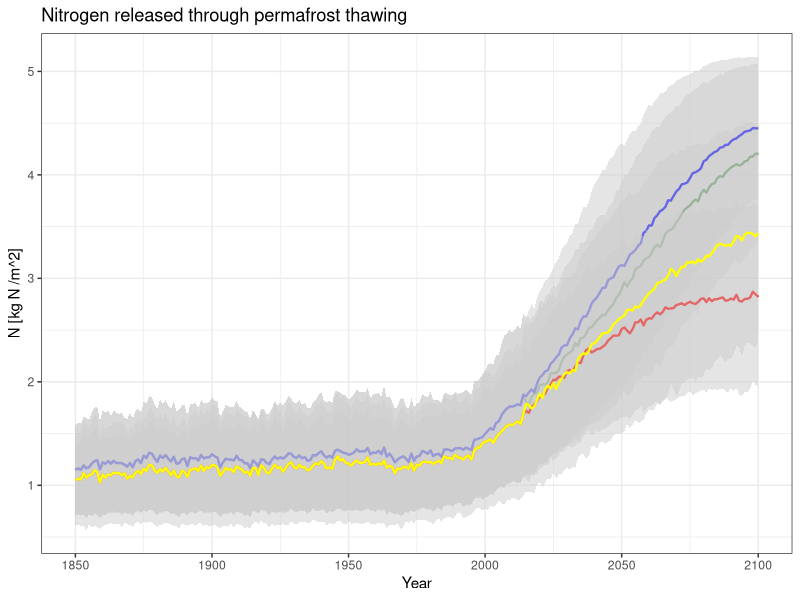
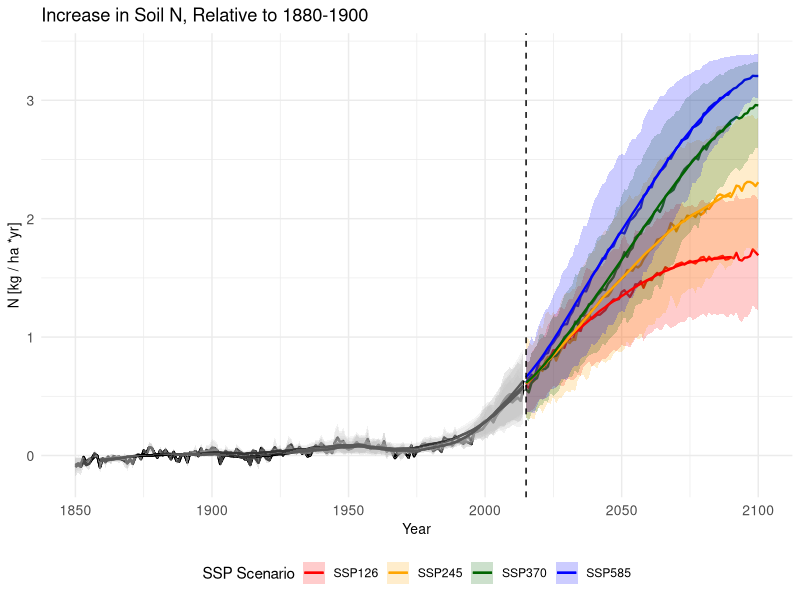
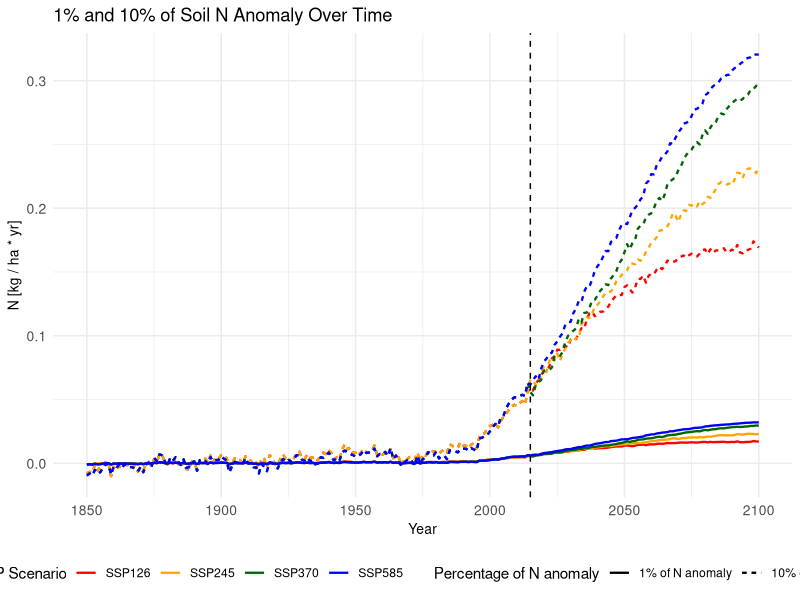
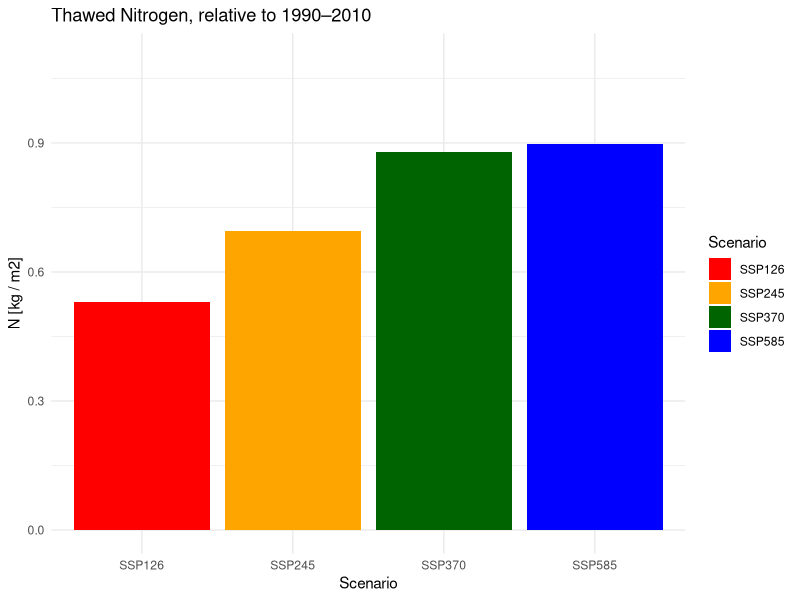

Reproduce these figures in R, in order.
##ALD Year axis ssps
library(tidyverse)
library(zoo)
library(here)
maxN<-read.csv("final_data/TN_weighted_kg_per_m2_arctic.csv") ###without IPSL model, as this has a much lower ALD
str(maxN)
ggplot(maxN, aes(x = Year)) +
  # Add shaded area for variance (mean ± 1 standard deviation)
  geom_ribbon(aes(ymin = mean_370 - std_370, ymax = mean_370 + std_370), fill = "grey80", alpha = 0.5) +
  # Plot the mean line with colors changing based on Year
  geom_line(aes(y = mean_370), color = "darkgreen", linewidth = 0.8) +
  geom_ribbon(aes(ymin = mean_585 - std_585, ymax = mean_585 + std_585), fill = "grey80", alpha = 0.5) +
  # Plot the mean line with colors changing based on Year
  geom_line(aes(y = mean_585),  color = "blue", linewidth = 0.8) +
  geom_ribbon(aes(ymin = mean_126 - std_126, ymax = mean_126 + std_126), fill = "grey80", alpha = 0.5) +
  # Plot the mean line with colors changing based on Year
  geom_line(aes(y = mean_126), color = "red",  linewidth = 0.8) +
  geom_ribbon(aes(ymin = mean_245 - std_245, ymax = mean_245 + std_245), fill = "grey80", alpha = 0.5) +
  # Plot the mean line with colors changing based on Year
  geom_line(aes(y = mean_245), color = "yellow",  linewidth = 0.8) +
  labs(x = "Year", y = "N [kg N /m^2]", title = "Nitrogen released through permafrost thawing") +
  xlim(1850, 2100) +
  theme_bw() +
  theme(legend.position = "none")  # Remove the legend if not needed

# want it in kg / ha * yr
# Function to compute anomaly for a given SSP scenario
compute_anomaly <- function(df, mean_col, std_col) {
  # Select relevant columns
  ssp_data <- df[, c("Year", mean_col, std_col)]
  
  # Compute reference period mean and standard deviation (1860-1900)
  ref_data <- ssp_data[ssp_data$Year >= 1860 & ssp_data$Year <= 1900, ]
  
  ref_mean <- mean(ref_data[[mean_col]], na.rm = TRUE)
  ref_std  <- mean(ref_data[[std_col]], na.rm = TRUE)
  
  # Compute anomalies
  ssp_data[[mean_col]] <- ssp_data[[mean_col]] - ref_mean
  ssp_data[[std_col]]  <- ssp_data[[std_col]] - ref_std  # Adjust standard deviation as well
  
  return(ssp_data)
}


# Apply the function to all SSPs
ssp585_a <- compute_anomaly(maxN, "mean_585", "std_585")
ssp370_a <- compute_anomaly(maxN, "mean_370", "std_370")
ssp245_a <- compute_anomaly(maxN, "mean_245", "std_245")
ssp126_a <- compute_anomaly(maxN, "mean_126", "std_126")

# Combine into a single data frame
anomaly_total <- Reduce(function(x, y) merge(x, y, by = "Year"), list(ssp585_a, ssp370_a, ssp245_a, ssp126_a))
anomaly_total<-data.frame(ssp585_a, ssp370_a, ssp126_a, ssp245_a)
anomaly_total<-anomaly_total[,c("Year", "mean_585", "std_585","mean_370","std_370","mean_245", "std_245","mean_126","std_126")]


# Create a new column for color based on the Year
anomaly_total$color_period <- ifelse(anomaly_total$Year <= 2014, "black", "colored")

# Create separate dataframes for before and after 2015
before_2015 <- anomaly_total[anomaly_total$Year <= 2014, ]
after_2015 <- anomaly_total[anomaly_total$Year > 2014, ]
# Add period column
before_2015$Period <- "Before 2015"
after_2015$Period <- "After 2015"
# Combine datasets
combined_data <- bind_rows(before_2015, after_2015)

# Convert to long format
long_data <- combined_data %>%
  pivot_longer(cols = starts_with("mean_"), names_to = "SSP", values_to = "Mean_N") %>%
  pivot_longer(cols = starts_with("std_"), names_to = "SSP_std", values_to = "STD_N") %>%
  filter(gsub("mean_", "", SSP) == gsub("std_", "", SSP_std)) %>%
  dplyr::select(-SSP_std) %>%
  mutate(SSP = gsub("mean_", "SSP", SSP))  # Rename scenarios

# Define SSP colors for after 2015
ssp_colors <- c("SSP585" = "blue", "SSP370" = "darkgreen", "SSP245" = "orange", "SSP126" = "red")

# Compute 20-year rolling mean and standard deviation for each SSP
long_data <- long_data %>%
  group_by(SSP) %>%
  mutate(
    Rolling_Mean_N = rollmean(Mean_N, k = 20, fill = NA, align = "center"),
    Rolling_STD_N = rollapply(STD_N, width = 20, FUN = mean, fill = NA, align = "center")
  )

# Plot
ggplot(long_data, aes(x = Year, y = Mean_N, group = SSP)) +
  
  # Before 2015: Black lines & grey ribbons
  geom_line(data = filter(long_data, Period == "Before 2015"), color = "black", linewidth = 0.8) +
  geom_ribbon(data = filter(long_data, Period == "Before 2015"),
              aes(ymin = Mean_N - STD_N, ymax = Mean_N + STD_N),
              fill = "grey", alpha = 0.2) +
  
  # After 2015: Colored lines & ribbons
  geom_line(data = filter(long_data, Period == "After 2015"),
            aes(color = SSP), linewidth = 0.8) +
  geom_ribbon(data = filter(long_data, Period == "After 2015"),
              aes(ymin = Mean_N - STD_N, ymax = Mean_N + STD_N, fill = SSP),
              alpha = 0.2) +
  
  # Rolling Mean before 2015 (Black line)
  geom_line(data = filter(long_data, Year < 2015),
            aes(y = Rolling_Mean_N), color = "black", linewidth = 0.8, linetype = "solid") +
  
  # Rolling Mean after 2015 (Colored lines)
  geom_line(data = filter(long_data, Year >= 2015),
            aes(y = Rolling_Mean_N, color = SSP), linewidth = 0.8, linetype = "solid") +
  
  # Rolling STD before 2015 (Grey ribbon)
  geom_ribbon(data = filter(long_data, Year < 2015),
              aes(ymin = Rolling_Mean_N - Rolling_STD_N, 
                  ymax = Rolling_Mean_N + Rolling_STD_N),
              fill = "grey", alpha = 0.15) +
  # Vertical line for 2015
  geom_vline(xintercept = 2015, linetype = "dashed", color = "black") +
  
  # Labels and title
  labs(x = "Year", y = "N [kg / ha *yr]", title = "Increase in Soil N, Relative to 1880-1900", 
       color = "SSP Scenario", fill = "SSP Scenario") +
  
  # Color scales
  scale_color_manual(values = ssp_colors) +
  scale_fill_manual(values = ssp_colors) +
  
  # Theme settings
  theme_minimal() +
  theme(
    legend.position = "bottom",
    axis.text = element_text(size = 10),
    axis.title = element_text(size = 10)
  )

# Create a long-format dataframe for 1% and 10% anomalies
scaled_data <- long_data %>%
  mutate(N_1pct = Mean_N * 0.01,
         N_10pct = Mean_N * 0.10) %>%
  select(Year, SSP, Period, N_1pct, N_10pct) %>%
  pivot_longer(cols = starts_with("N_"), names_to = "Percent_Level", values_to = "Scaled_N") %>%
  mutate(Percent_Level = recode(Percent_Level, 
                                N_1pct = "1% of N anomaly", 
                                N_10pct = "10% of N anomaly"))


ggplot(scaled_data, aes(x = Year, y = Scaled_N, color = SSP, linetype = Percent_Level)) +
  geom_line(linewidth = 0.8) +
  
  # Highlight transition year
  geom_vline(xintercept = 2015, linetype = "dashed", color = "black") +
  
  labs(
    title = "1% and 10% of Soil N Anomaly Over Time",
    x = "Year",
    y = "N [kg / ha * yr]",
    color = "SSP Scenario",
    linetype = "Percentage of N anomaly"
  ) +
  scale_color_manual(values = ssp_colors) +
  theme_minimal() +
  theme(
    legend.position = "bottom",
    axis.text = element_text(size = 10),
    axis.title = element_text(size = 10)
  )

###########

setwd("/Users/laraoxley/Desktop/data/CMIP6_corr/N_asymptotic")
data <- read.csv("weighted_mean_thawed_grass_all_ssps.csv")

# Make sure the Year column is numeric
data$Year <- as.numeric(data$Year)

# Filter years
baseline <- data[data$Year >= 1990 & data$Year <= 2010, ]
future <- data[data$Year >= 2080 & data$Year <= 2100, ]



# Compute mean for each SSP during the two periods
baseline_means <- colMeans(baseline[, grep("mean_", names(baseline))], na.rm = TRUE)
future_means <- colMeans(future[, grep("mean_", names(future))], na.rm = TRUE)

# Compute anomalies (future - baseline)
anomalies <- future_means - baseline_means
names(anomalies)<-c("SSP126", "SSP245","SSP370","SSP585")
anomaly_df <- data.frame(
  Scenario = names(anomalies),
  Anomaly_kgNm2 = as.numeric(anomalies)
)

# Compute pooled SD for each SSP
pooled_sd <- data.frame(
  Scenario = c("SSP126", "SSP245", "SSP370", "SSP585"),
  pooled_sd = c(
    sqrt(mean(future$std_126^2, na.rm = TRUE)),
    sqrt(mean(future$std_245^2, na.rm = TRUE)),
    sqrt(mean(future$std_370^2, na.rm = TRUE)),
    sqrt(mean(future$std_585^2, na.rm = TRUE))
  )
)

# Merge with pooled_sd
anomaly_df <- left_join(anomaly_df, pooled_sd, by = "Scenario")

library(ggplot2)
# Define custom colors
ssp_colors <- c("SSP585" = "blue", "SSP370" = "darkgreen", "SSP245" = "orange", "SSP126" = "red")

# Plot with custom colors
ggplot(anomaly_df, aes(x = Scenario, y = Anomaly_kgNm2, fill = Scenario)) +
  geom_bar(stat = "identity") +
  #geom_errorbar(aes(ymin = Anomaly_kgNm2 - pooled_sd, ymax = Anomaly_kgNm2 + pooled_sd), width = 0.2) +
  scale_fill_manual(values = ssp_colors) +
  theme_minimal() +
  ylim(0,1.1)+
  labs(
    title = "Thawed Nitrogen, relative to 1990–2010",
    x = "Scenario",
    y = "N [kg / m2]"
  )

